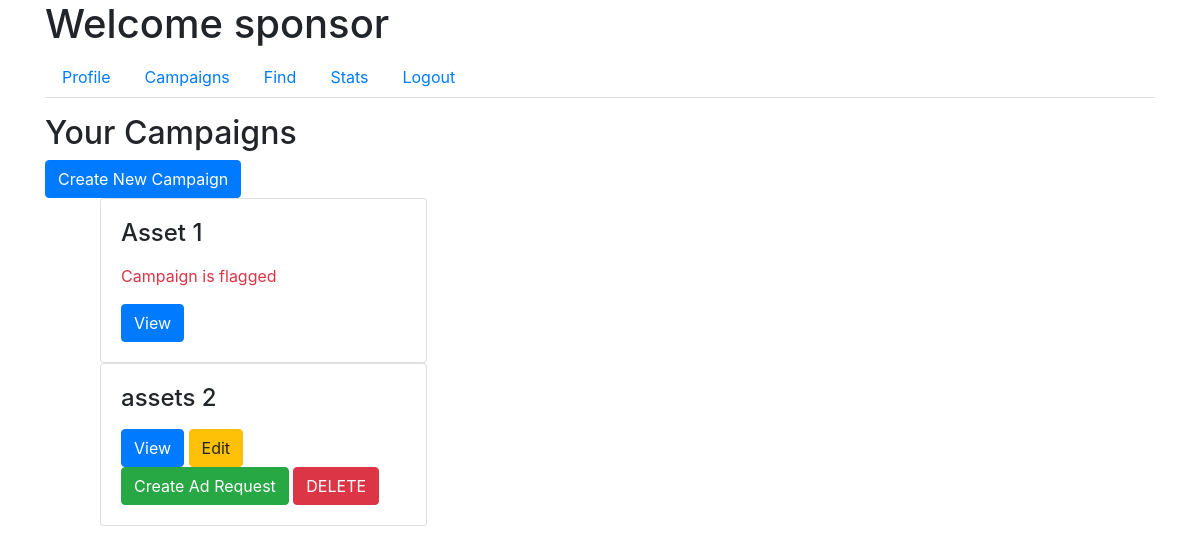
Page /sponsor/campaigns (signed in) on the earlier database version.
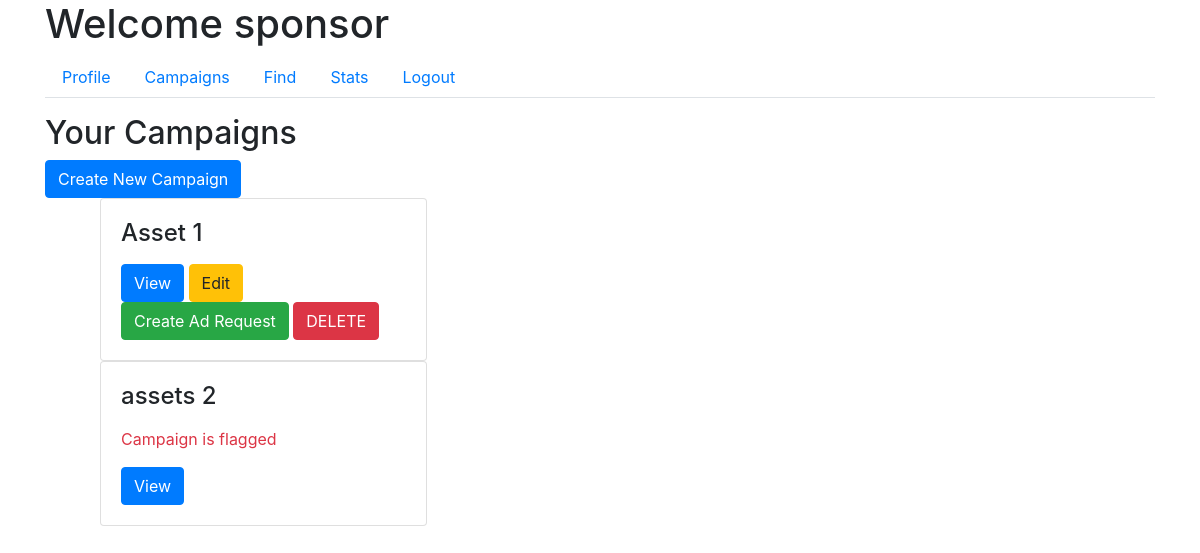
Same page on the later database version.
### app/models.py (models this page shows)
class Campaign(db.Model):
    id = db.Column(db.Integer, primary_key=True)
    name = db.Column(db.String(100), nullable=False)
    description = db.Column(db.Text, nullable=False)
    budget = db.Column(db.Float, nullable=False)
    visibility = db.Column(db.String(10), nullable=False)  # 'public', 'private'
    start_date = db.Column(db.Date, nullable=False)
    end_date = db.Column(db.Date, nullable=False)
    user_id = db.Column(db.Integer, db.ForeignKey('user.id'), nullable=False)
    ad_requests = db.relationship('AdRequest', backref='campaign', lazy=True)
    flag = db.Column(db.Boolean, default=False, nullable=False)  # Add flag column

### app/routes.py (the view)
@main.route('/sponsor/campaigns')
@login_required
def sponsor_campaigns():
    if current_user.role == 'sponsor':
        campaigns = Campaign.query.filter_by(user_id=current_user.id).all()
        return render_template('sponsor_campaigns.html', campaigns=campaigns)
    return redirect(url_for('main.home'))

### app/models.py (called while the page is built)
@login_manager.user_loader
def load_user(user_id):
    return User.query.get(int(user_id))

### app/templates/sponsor_campaigns.html (shortened to what this page needs)
{% extends "sponsor_dashboard.html" %}
{% block tab_content %}
<h2>Your Campaigns</h2>
<a href="{{ url_for('main.new_campaign') }}" class="btn btn-primary">Create New Campaign</a>
<ul>
    {% for campaign in campaigns %}
    <div class="col-md-4">
        <div class="request-box card">
            <div class="card-body">
                <h4 class="card-title">{{ campaign.name }}</h4>
                {% if campaign.flag == 1 %}
                    <p class="text-danger">Campaign is flagged</p>
                {% endif %}
                <button class="btn btn-primary" data-toggle="modal" data-target="#campaignModal" data-id="{{ campaign.id }}">View</button>
                {% if campaign.flag == 0 %}
                    <a href="{{ url_for('main.edit_campaign', id=campaign.id) }}" class="btn btn-warning">Edit</a>
                    <a href="{{ url_for('main.new_ad_request', campaign_id=campaign.id) }}" class="btn btn-success">Create Ad Request</a>
                    <a href="{{ url_for('main.delete_campaign', id=campaign.id) }}" class="btn btn-danger">DELETE</a>
                {% endif %}
            </div>
        </div>
    </div>
    {% endfor %}
</ul>
{% endblock %}

Differences in the rows shown:
changed Campaign "Asset 1": flag "Campaign is flagged" → "Edit Create Ad Request DELETE"
changed Campaign "assets 2": flag "Edit Create Ad Request DELETE" → "Campaign is flagged"
